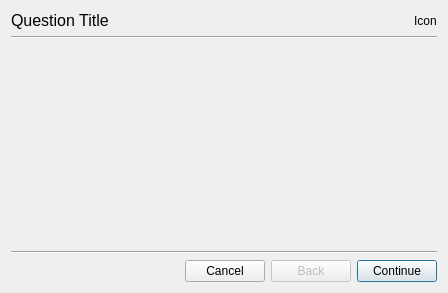
<?xml version="1.0" encoding="UTF-8"?>
<ui version="4.0">
 <class>DebconfGui</class>
 <widget class="QWidget" name="DebconfGui">
  <property name="geometry">
   <rect>
    <x>0</x>
    <y>0</y>
    <width>448</width>
    <height>293</height>
   </rect>
  </property>
  <property name="windowTitle">
   <string>Form</string>
  </property>
  <layout class="QGridLayout" name="gridLayout">
   <item row="0" column="1" colspan="2">
    <widget class="QLabel" name="titleL">
     <property name="sizePolicy">
      <sizepolicy hsizetype="Preferred" vsizetype="Fixed">
       <horstretch>0</horstretch>
       <verstretch>0</verstretch>
      </sizepolicy>
     </property>
     <property name="font">
      <font>
       <pointsize>12</pointsize>
      </font>
     </property>
     <property name="text">
      <string notr="true">Question Title</string>
     </property>
     <property name="wordWrap">
      <bool>true</bool>
     </property>
    </widget>
   </item>
   <item row="0" column="3">
    <widget class="QLabel" name="iconL">
     <property name="sizePolicy">
      <sizepolicy hsizetype="Fixed" vsizetype="Preferred">
       <horstretch>0</horstretch>
       <verstretch>0</verstretch>
      </sizepolicy>
     </property>
     <property name="text">
      <string>Icon</string>
     </property>
    </widget>
   </item>
   <item row="1" column="1" colspan="3">
    <widget class="Line" name="line">
     <property name="orientation">
      <enum>Qt::Horizontal</enum>
     </property>
    </widget>
   </item>
   <item row="3" column="1" colspan="3">
    <widget class="Line" name="line_2">
     <property name="orientation">
      <enum>Qt::Horizontal</enum>
     </property>
    </widget>
   </item>
   <item row="4" column="1" colspan="3">
    <layout class="QHBoxLayout" name="horizontalLayout">
     <property name="sizeConstraint">
      <enum>QLayout::SetNoConstraint</enum>
     </property>
     <item>
      <spacer name="horizontalSpacer">
       <property name="orientation">
        <enum>Qt::Horizontal</enum>
       </property>
       <property name="sizeHint" stdset="0">
        <size>
         <width>40</width>
         <height>20</height>
        </size>
       </property>
      </spacer>
     </item>
     <item>
      <widget class="QPushButton" name="cancelPB">
       <property name="text">
        <string>Cancel</string>
       </property>
      </widget>
     </item>
     <item>
      <widget class="QPushButton" name="backPB">
       <property name="enabled">
        <bool>false</bool>
       </property>
       <property name="text">
        <string>Back</string>
       </property>
      </widget>
     </item>
     <item>
      <widget class="QPushButton" name="nextPB">
       <property name="text">
        <string>Continue</string>
       </property>
       <property name="autoDefault">
        <bool>true</bool>
       </property>
       <property name="default">
        <bool>true</bool>
       </property>
      </widget>
     </item>
    </layout>
   </item>
   <item row="2" column="1" colspan="3">
    <widget class="QScrollArea" name="scrollArea">
     <property name="frameShape">
      <enum>QFrame::NoFrame</enum>
     </property>
     <property name="widgetResizable">
      <bool>true</bool>
     </property>
     <widget class="QWidget" name="scrollAreaWidgetContents">
      <property name="geometry">
       <rect>
        <x>0</x>
        <y>0</y>
        <width>440</width>
        <height>222</height>
       </rect>
      </property>
     </widget>
    </widget>
   </item>
  </layout>
 </widget>
 <tabstops>
  <tabstop>nextPB</tabstop>
  <tabstop>backPB</tabstop>
  <tabstop>cancelPB</tabstop>
 </tabstops>
 <resources/>
 <connections>
  <connection>
   <sender>nextPB</sender>
   <signal>clicked(bool)</signal>
   <receiver>nextPB</receiver>
   <slot>setEnabled(bool)</slot>
   <hints>
    <hint type="sourcelabel">
     <x>356</x>
     <y>270</y>
    </hint>
    <hint type="destinationlabel">
     <x>371</x>
     <y>268</y>
    </hint>
   </hints>
  </connection>
  <connection>
   <sender>nextPB</sender>
   <signal>clicked(bool)</signal>
   <receiver>backPB</receiver>
   <slot>setEnabled(bool)</slot>
   <hints>
    <hint type="sourcelabel">
     <x>355</x>
     <y>266</y>
    </hint>
    <hint type="destinationlabel">
     <x>295</x>
     <y>266</y>
    </hint>
   </hints>
  </connection>
  <connection>
   <sender>backPB</sender>
   <signal>clicked(bool)</signal>
   <receiver>nextPB</receiver>
   <slot>setEnabled(bool)</slot>
   <hints>
    <hint type="sourcelabel">
     <x>302</x>
     <y>267</y>
    </hint>
    <hint type="destinationlabel">
     <x>382</x>
     <y>277</y>
    </hint>
   </hints>
  </connection>
  <connection>
   <sender>backPB</sender>
   <signal>clicked(bool)</signal>
   <receiver>backPB</receiver>
   <slot>setEnabled(bool)</slot>
   <hints>
    <hint type="sourcelabel">
     <x>319</x>
     <y>275</y>
    </hint>
    <hint type="destinationlabel">
     <x>319</x>
     <y>275</y>
    </hint>
   </hints>
  </connection>
 </connections>
</ui>
